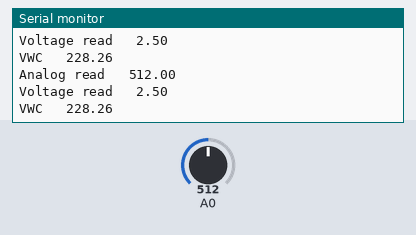
Recording of a sketch running on a simulated Arduino Uno, built with avr-gcc and run on an emulated ATmega328P. Shown: the last lines printed to the serial monitor. The test bench sets the inputs (shaded band); at power-on: A0 = 512.

Above: at 2.8 s.
2.9 s: A0 set to 716
At 4.4 s:
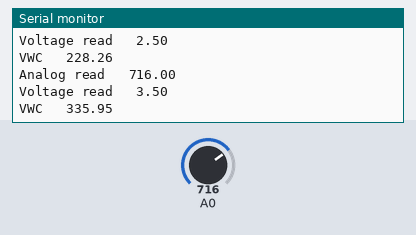
5.6 s: A0 set to 900
At 7.2 s:
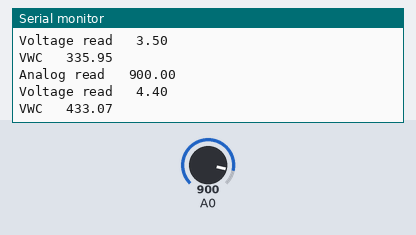
Timing chart, 0 to 8.7 s (numbered marks = the images above; inputs shaded):
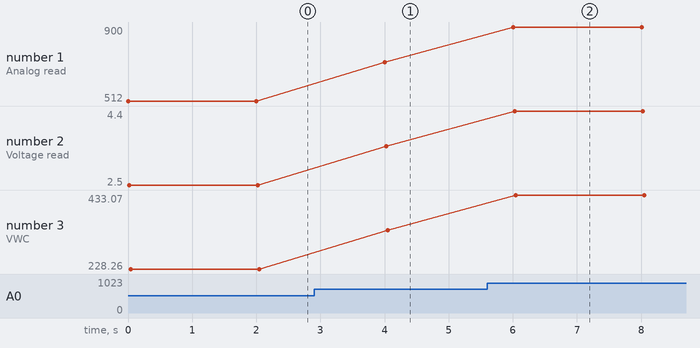

Measured:
- after the input at 2.9 s, the serial monitor: prints a new line after 1.1 s (image 1)
- after the input at 5.6 s, the serial monitor: prints a new line after 0.41 s (image 2)
- plotted number 1: 512 → 716 after the input at 2.9 s, 716 → 900 after the input at 5.6 s
- plotted number 2: 2.5 → 3.5 after the input at 2.9 s, 3.5 → 4.4 after the input at 5.6 s
- plotted number 3: 228.26 → 335.95 after the input at 2.9 s, 335.95 → 433.07 after the input at 5.6 s

The sketch:

soilmoisture_test.ino
```cpp
float Count;
float SensorReading;

void setup() {
  // put your setup code here, to run once:
    Serial.begin(9600);
}

void loop() {
  // put your main code here, to run repeatedly:
    readSoilMoisture();
    delay(2000);
}

void readSoilMoisture(){
  Count = analogRead(A0);
  float Voltage = Count / 1023 * 5.0;// convert from count to raw voltage
  Serial.print("Analog read \t"); // tab character
  Serial.println(Count);
   Serial.print("Voltage read \t"); // tab character
  Serial.println(Voltage);
  SensorReading= -42 + Voltage * 108; //converts voltage to sensor reading
  Serial.print("VWC \t"); // tab character
  Serial.println(SensorReading);

}
```
